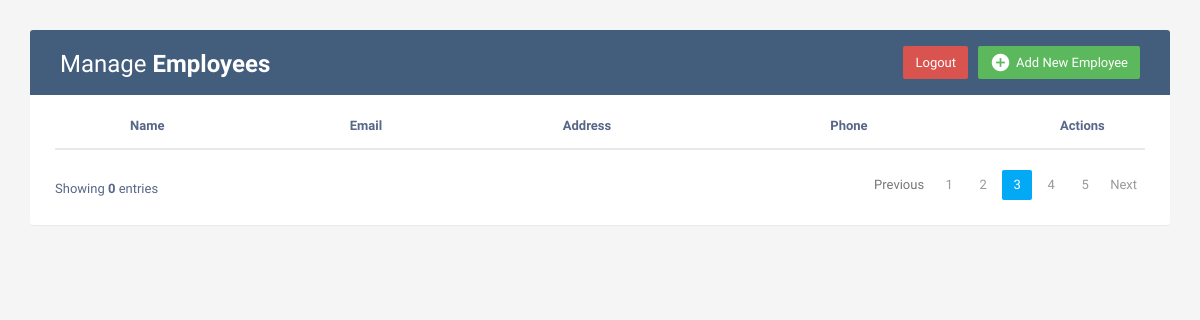
Before: /index/ with the older database file.
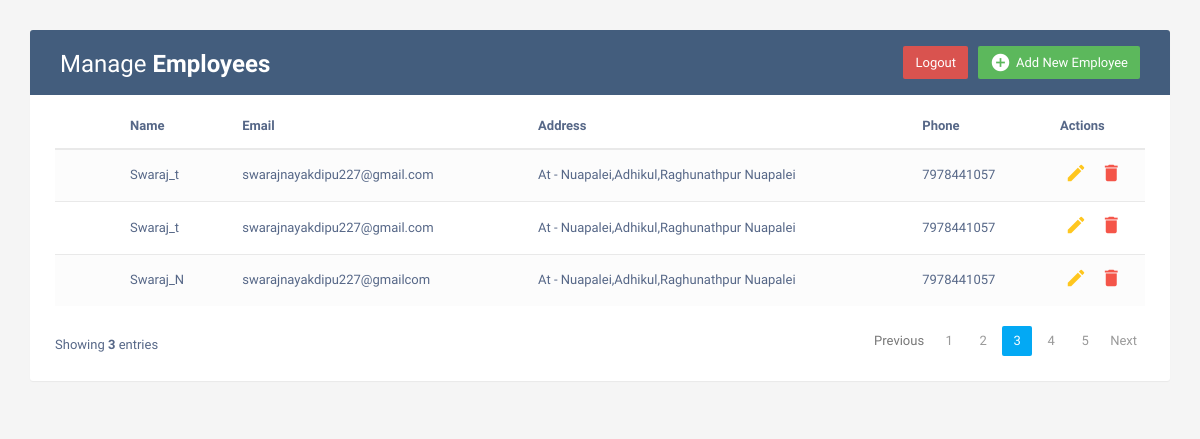
After: the same page with the newer database file.
### CRUD/models.py (models this page shows, shortened)
class Employees(models.Model):
    name = models.CharField(max_length=200)
    email = models.EmailField(max_length=100)
    address = models.TextField()
    phone = models.IntegerField()

### CRUD/views.py (the view)
# urls.py: path('index/',cv.INDEX,name='index'),
def INDEX(request):
    emp = Employees.objects.all()
    context = {
        "emp":emp,
        "length":len(emp)
    }
    return render(request, 'home.html',context)

### templates/home.html (shortened to what this page needs)
<!DOCTYPE html>
<html lang="en">
<head>
<link rel="stylesheet" href="https://maxcdn.bootstrapcdn.com/font-awesome/4.7.0/css/font-awesome.min.css">
<link rel="stylesheet" href="https://maxcdn.bootstrapcdn.com/bootstrap/3.3.7/css/bootstrap.min.css">
  <body>
    <div class="container">
        <div class="table-wrapper">
            <div class="table-title">
                <div class="row">
                    <div class="col-sm-6">
						<h2>Manage <b>Employees</b></h2>
					</div>
					<div class="col-sm-6">
						<a href="#addEmployeeModal" class="btn btn-success" data-toggle="modal"><i class="material-icons">&#xE147;</i> <span>Add New Employee</span></a>
						<a href="{% url 'logout' %}" class="btn btn-danger" data-toggle="modal"><span>Logout</span></a>
					</div>
                </div>
            </div>
            <table class="table table-striped table-hover">
                <thead>
                    <tr>
						<th>
						</th>
                        <th>Name</th>
                        <th>Email</th>
						            <th>Address</th>
                        <th>Phone</th>
                        <th>Actions</th>
                    </tr>
                </thead>
                <tbody>
                    {% for i in emp %}
                    <tr>
						<td>
						</td>
                        <td>{{i.name}}</td>
                        <td>{{i.email}}</td>
						            <td>{{i.address}}</td>
                        <td>{{i.phone}}</td>
                        <td>
                            <a href="#editEmployeeModal-{{forloop.counter}}" class="edit" data-toggle="modal"><i class="material-icons" data-toggle="tooltip" title="Edit">&#xE254;</i></a>
                            <a href="#deleteEmployeeModal-{{forloop.counter}}" class="delete" data-toggle="modal"><i class="material-icons" data-toggle="tooltip" title="Delete">&#xE872;</i></a>
                        </td>
                    </tr>
                    {% endfor %}
                </tbody>
            </table>
			<div class="clearfix">
                <div class="hint-text">Showing <b>{{length}}</b> entries</div>
                <ul class="pagination">
                    <li class="page-item disabled"><a href="#">Previous</a></li>
                    <li class="page-item"><a href="#" class="page-link">1</a></li>
                    <li class="page-item"><a href="#" class="page-link">2</a></li>
                    <li class="page-item active"><a href="#" class="page-link">3</a></li>
                    <li class="page-item"><a href="#" class="page-link">4</a></li>
                    <li class="page-item"><a href="#" class="page-link">5</a></li>
                    <li class="page-item"><a href="#" class="page-link">Next</a></li>
                </ul>
            </div>
        </div>
    </div>
</body>
</html>

### templates/home.html (style rules this page uses)
body { color: #566787; background: #f5f5f5; font-family: 'Varela Round', sans-serif; font-size: 13px; }
.table-wrapper { background: #fff; padding: 20px 25px; margin: 30px 0; border-radius: 3px; box-shadow: 0 1px 1px rgba(0,0,0,.05); }
.table-title { padding-bottom: 15px; background: #435d7d; color: #fff; padding: 16px 30px; margin: -20px -25px 10px; border-radius: 3px 3px 0 0; }
.table-title h2 { margin: 5px 0 0; font-size: 24px; }
.table-title .btn { color: #fff; float: right; font-size: 13px; border: none; min-width: 50px; border-radius: 2px; border: none; outline: none !important; margin-left: 10px; }
.table-title .btn i { float: left; font-size: 21px; margin-right: 5px; }
.table-title .btn span { float: left; margin-top: 2px; }
table.table tr th, table.table tr td { border-color: #e9e9e9; padding: 12px 15px; vertical-align: middle; }
table.table tr th:first-child { width: 60px; }
table.table tr th:last-child { width: 100px; }
table.table-striped tbody tr:nth-of-type(odd) { background-color: #fcfcfc; }
table.table td:last-child i { opacity: 0.9; font-size: 22px; margin: 0 5px; }
table.table td a { font-weight: bold; color: #566787; display: inline-block; text-decoration: none; outline: none !important; }
table.table td a.edit { color: #FFC107; }
table.table td a.delete { color: #F44336; }
table.table td i { font-size: 19px; }
.pagination { float: right; margin: 0 0 5px; }
.pagination li a { border: none; font-size: 13px; min-width: 30px; min-height: 30px; color: #999; margin: 0 2px; line-height: 30px; border-radius: 2px !important; text-align: center; padding: 0 6px; }
.pagination li.active a, .pagination li.active a.page-link { background: #03A9F4; }
.hint-text { float: left; margin-top: 10px; font-size: 13px; }

Changed rows visible on the page:
added Employees: name "Swaraj_t", email "swarajnayakdipu227@gmail.com", address "At - Nuapalei,Adhikul,Raghunathpur Nuapalei", phone "7978441057"
added Employees: name "Swaraj_t", email "swarajnayakdipu227@gmail.com", address "At - Nuapalei,Adhikul,Raghunathpur Nuapalei", phone "7978441057"
added Employees: name "Swaraj_N", email "swarajnayakdipu227@gmailcom", address "At - Nuapalei,Adhikul,Raghunathpur Nuapalei", phone "7978441057"
Other visible differences:
{{ length }}: "0" → "3"
